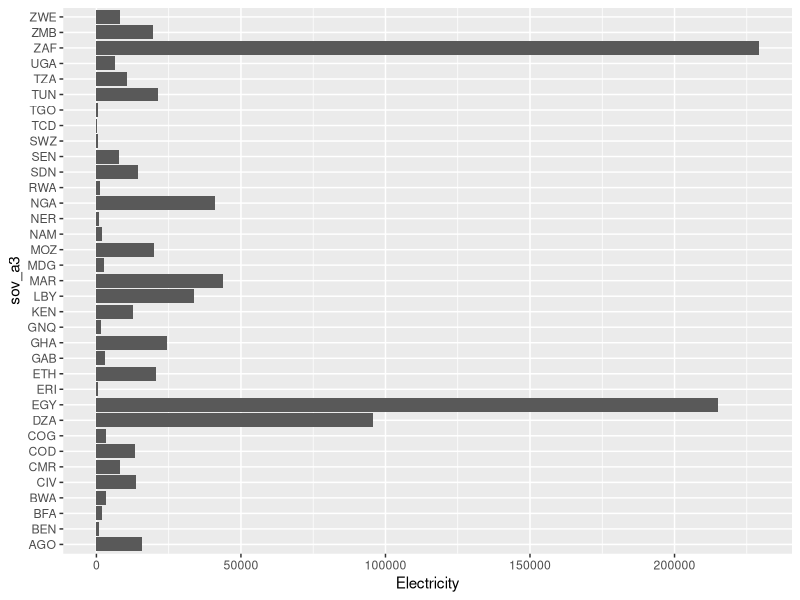
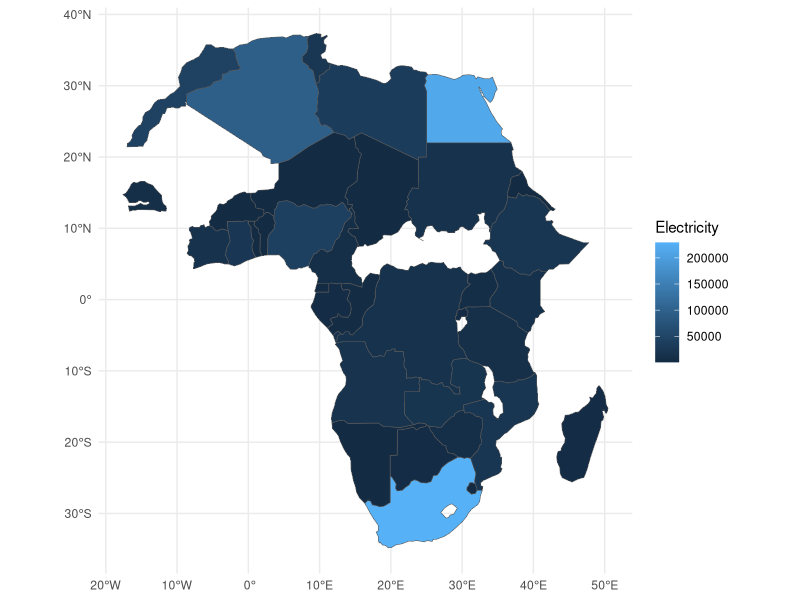

Source code (R) for these figures, in order:
## ---- chunk 1
library(rnaturalearth)
library(tidyverse)
#plot(ne_countries(continent = "Africa"))

africa <- ne_countries(continent = "Africa")
electricity <- read_csv("International Energy Agency - Total electricity production, Africa.csv")
africa <- africa |> 
  select(sov_a3, name_long)

africa_electricity <- left_join(africa, electricity, by = join_by("sov_a3" =="ISO3")) |>
  filter(!is.na(Electricity))


ggplot(data = africa_electricity) +
  geom_col(mapping = aes(y=sov_a3, x= Electricity))

## ---- chunk 2
ggplot(data = africa_electricity) +
  geom_sf(aes(fill=Electricity)) +
  theme_minimal() +
   scale_colour_viridis_d()
  
